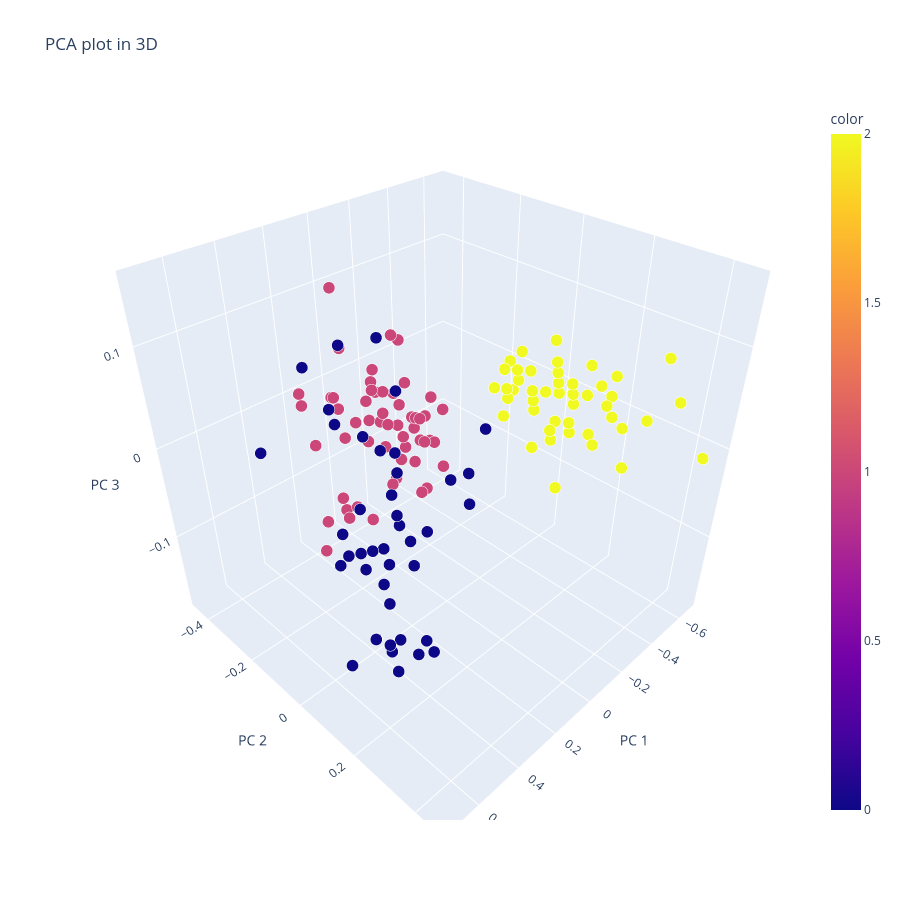

Here is the notebook cell this chart was saved with:
### Code cell
PCAplot3D(X, pred_sp)

### Figure 1 — Plotly figure (JSON) as saved in the notebook; plotly's stock layout.template omitted (floating-point values rounded to 4 significant figures; data arrays with more than 128 entries replaced by an {"elided": "..."} marker saying what was removed)
{"data": [{"hovertemplate": "PC 1=%{x}<br>PC 2=%{y}<br>PC 3=%{z}<br>size=%{marker.size}<br>color=%{marker.color}<extra></extra>", "legendgroup": "", "marker": {"color": {"elided": "150 int values"}, "coloraxis": "coloraxis", "opacity": 1, "size": {"elided": "150 float values"}, "sizemode": "area", "sizeref": 0.00025, "symbol": "circle"}, "mode": "markers", "name": "", "scene": "scene", "showlegend": false, "type": "scatter3d", "x": {"elided": "150 float values"}, "y": {"elided": "150 float values"}, "z": {"elided": "150 float values"}}], "layout": {"coloraxis": {"colorbar": {"title": {"text": "color"}}, "colorscale": [[0, "#0d0887"], [0.1111, "#46039f"], [0.2222, "#7201a8"], [0.3333, "#9c179e"], [0.4444, "#bd3786"], [0.5556, "#d8576b"], [0.6667, "#ed7953"], [0.7778, "#fb9f3a"], [0.8889, "#fdca26"], [1, "#f0f921"]]}, "height": 900, "legend": {"itemsizing": "constant", "tracegroupgap": 0}, "scene": {"domain": {"x": [0, 1], "y": [0, 1]}, "xaxis": {"title": {"text": "PC 1"}}, "yaxis": {"title": {"text": "PC 2"}}, "zaxis": {"title": {"text": "PC 3"}}}, "title": {"text": "PCA plot in 3D"}, "width": 900}}
